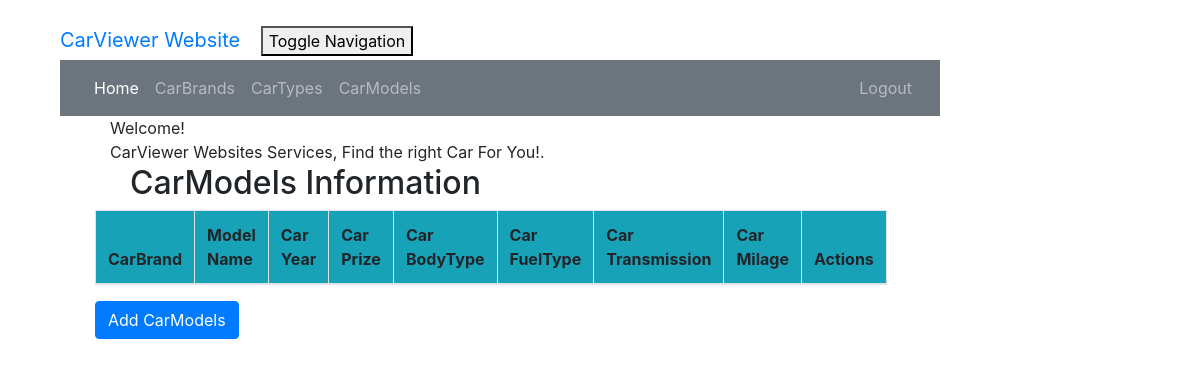
The app's page /carmodel_list (signed in), older data.
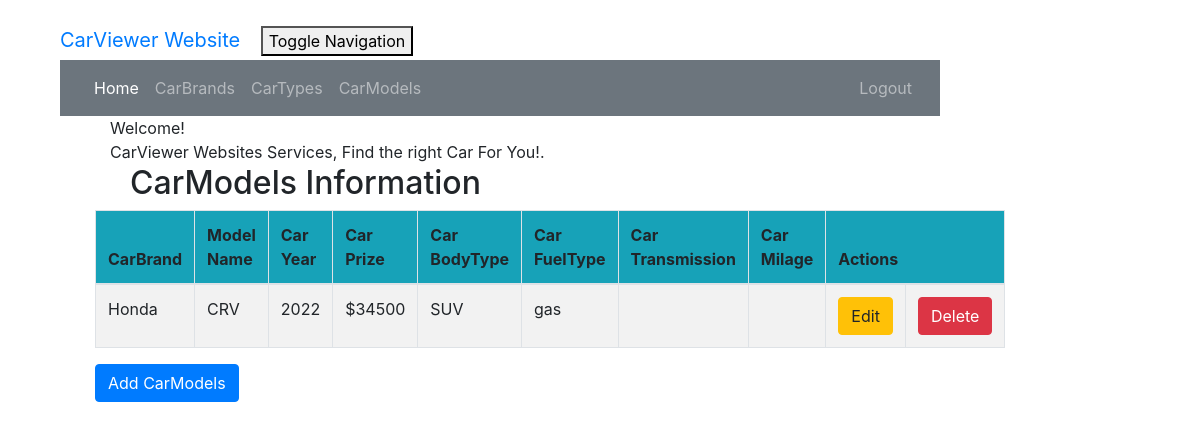
The same page, newer data.
### carviewer/models.py (models this page shows, shortened)
class CarModel(models.Model):
    car_brand = models.ForeignKey(CarBrand, on_delete=models.CASCADE, related_name='carmodels', default=True)
    model_name = models.CharField(max_length=50)
    car_year = models.IntegerField()
    car_prize = models.CharField(max_length=50)
    car_bodytype = models.CharField(max_length=50)
    car_fueltype = models.CharField(max_length=50)
    car_transmission = models.CharField(max_length=50)
    car_milage = models.CharField(max_length=50)

class CarBrand(models.Model):
    car_brand = models.CharField(max_length=50)
    car_year = models.IntegerField()
    def __str__(self):
        return self.car_brand

### carviewer/views.py (the view)
# urls.py: path('carmodel_list', views.carmodel_list, name='carmodel_list'),
@login_required
def carmodel_list(request):
    carmodel = CarModel.objects.filter()
    return render(request, 'carviewer/carmodel_list.html',
                  {'carmodels': carmodel})

### carviewer/templates/carviewer/carmodel_list.html (shortened to what this page needs)
<!DOCTYPE html>
<html lang="en">
{% extends 'carviewer/base.html' %}
{% block content %}
    <html>
    <head>
    </head>
    <body class="bodylist">
    <div class="container">
        <div class="panel panel-primary">
            <div class="panel-heading">Welcome!</div>
            <div class="panel-body">
                CarViewer Websites Services, Find the right Car For You!.
            </div>
        </div>
    </div>
    <div class="row">
        <h2>CarModels Information</h2>
    </div>
    <div>
        <table class="table table-striped table-bordered table-hover w-auto">
            <thead>
            <tr class="bg-info">
                <th>CarBrand</th>
                <th>Model Name</th>
               <th>Car Year</th>
               <th>Car Prize</th>
                <th>Car BodyType</th>
                <th>Car FuelType</th>
               <th>Car Transmission</th>
                <th>Car Milage</th>
                <th colspan="3">Actions</th>
            </tr>
            </thead>
            <tbody>
            {% for carmodel in carmodels %}
                <tr>
                    <td>{{ carmodel.car_brand }}</td>
                   <td>{{ carmodel.model_name }}</td>
                    <td>{{ carmodel.car_year }}</td>
                   <td>{{ carmodel.car_prize }}</td>
                   <td>{{ carmodel.car_bodytype }}</td>
                   <td>{{ carmodel.car_fueltype }}</td>
                   <td>{{ carmodel.transmission }}</td>
                   <td>{{ carmodel.milage }}</td>
                    <td><a href="{% url 'carviewer:carmodel_edit' pk=carmodel.pk %}"
                           class="btn btn-warning">Edit</a></td>
                    <td><a href="{% url 'carviewer:carmodel_delete' pk=carmodel.pk %}"
                           onclick="return confirm('Are you sure you want to delete?')"
                           class="btn btn-danger">Delete</a>
                    </td>
                </tr>
            {% endfor %}
            </tbody>
        </table>
    </div>
    <div>
        <a href="{% url 'carviewer:carmodel_new' %}"><span
                class="btn btn-primary">Add CarModels</span></a>
    </div>
    </body>
    </html>
{% endblock %}

Row changes from the older to the newer data that the page shows:
added CarModel: car_brand "Honda", model_name "CRV", car_year "2022", car_prize "$34500", car_bodytype "SUV", car_fueltype "gas"
